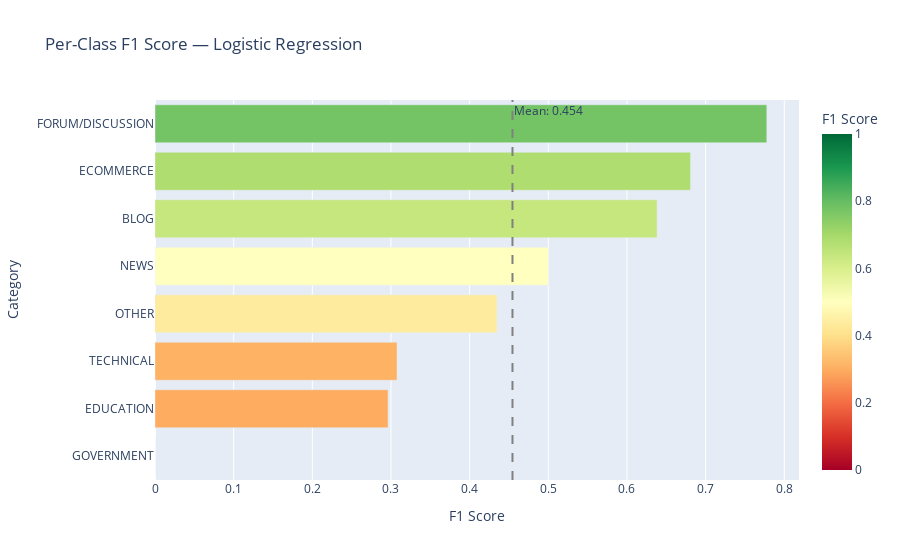

Notebook cell for this chart:
### Code cell
# ── Per-Class F1 Score Visualization ──────────────────────────────
from sklearn.metrics import f1_score as sklearn_f1

all_labels = sorted(np.unique(y_labeled))

class_f1 = sklearn_f1(y_true_test, y_pred_test, labels=all_labels, average=None)

class_f1_df = pd.DataFrame({
    'Category': all_labels,
    'F1 Score': class_f1
}).sort_values('F1 Score')

fig = px.bar(
    class_f1_df, x='F1 Score', y='Category',
    orientation='h',
    title=f'Per-Class F1 Score — {best_model_name}',
    color='F1 Score',
    color_continuous_scale='RdYlGn',
    range_color=[0, 1]
)
fig.add_vline(x=class_f1_df['F1 Score'].mean(), line_dash='dash', line_color='gray',
              annotation_text=f"Mean: {class_f1_df['F1 Score'].mean():.3f}")
fig.show()

print("\nPer-class F1 scores:")
for _, row in class_f1_df.iterrows():
    bar = '█' * int(row['F1 Score'] * 20)
    print(f"  {row['Category']:<20s} {row['F1 Score']:.4f}  {bar}")

### Figure 1 — Plotly figure (JSON) as saved in the notebook; plotly's stock layout.template omitted (floating-point values rounded to 4 significant figures)
{"data": [{"hovertemplate": "F1 Score=%{marker.color}<br>Category=%{y}<extra></extra>", "legendgroup": "", "marker": {"color": [0.0, 0.2963, 0.3077, 0.4348, 0.5, 0.6383, 0.6809, 0.7778], "coloraxis": "coloraxis", "pattern": {"shape": ""}}, "name": "", "orientation": "h", "showlegend": false, "textposition": "auto", "type": "bar", "x": [0.0, 0.2963, 0.3077, 0.4348, 0.5, 0.6383, 0.6809, 0.7778], "xaxis": "x", "y": ["GOVERNMENT", "EDUCATION", "TECHNICAL", "OTHER", "NEWS", "BLOG", "ECOMMERCE", "FORUM/DISCUSSION"], "yaxis": "y"}], "layout": {"annotations": [{"showarrow": false, "text": "Mean: 0.454", "x": 0.4545, "xanchor": "left", "xref": "x", "y": 1, "yanchor": "top", "yref": "y domain"}], "barmode": "relative", "coloraxis": {"cmax": 1, "cmin": 0, "colorbar": {"title": {"text": "F1 Score"}}, "colorscale": [[0, "rgb(165,0,38)"], [0.1, "rgb(215,48,39)"], [0.2, "rgb(244,109,67)"], [0.3, "rgb(253,174,97)"], [0.4, "rgb(254,224,139)"], [0.5, "rgb(255,255,191)"], [0.6, "rgb(217,239,139)"], [0.7, "rgb(166,217,106)"], [0.8, "rgb(102,189,99)"], [0.9, "rgb(26,152,80)"], [1, "rgb(0,104,55)"]]}, "legend": {"tracegroupgap": 0}, "shapes": [{"line": {"color": "gray", "dash": "dash"}, "type": "line", "x0": 0.4545, "x1": 0.4545, "xref": "x", "y0": 0, "y1": 1, "yref": "y domain"}], "title": {"text": "Per-Class F1 Score — Logistic Regression"}, "xaxis": {"anchor": "y", "domain": [0, 1], "title": {"text": "F1 Score"}}, "yaxis": {"anchor": "x", "domain": [0, 1], "title": {"text": "Category"}}}}
